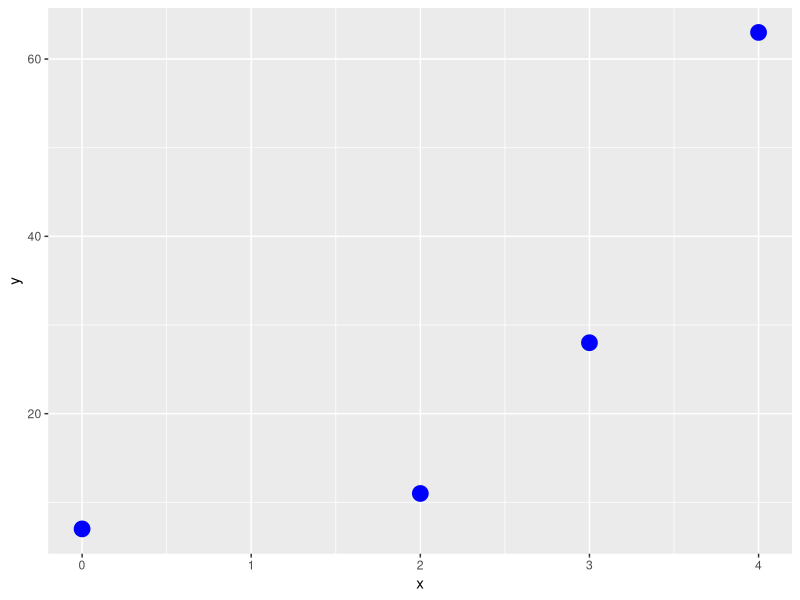
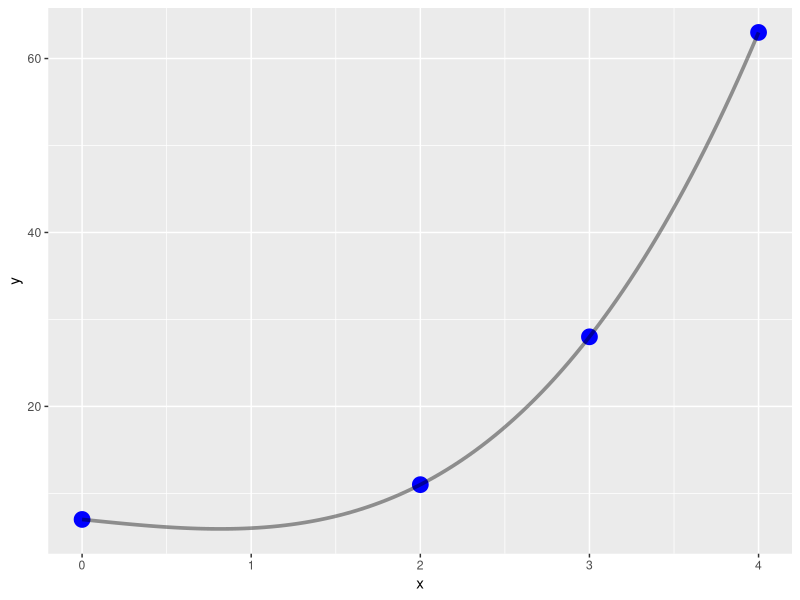

The R script that drew these images, in order:
## ---- chunk 1
library(ggplot2)

x <- c(0, 2, 3, 4)
y <- c(7, 11, 28, 63)

dat <- data.frame(cbind(x, y))

ggplot(dat, aes(x=x, y=y)) + geom_point(size=5, col='blue')
## ---- chunk 2
library(polynom)
## ---- chunk 3
poly.calc(x, y)
## ---- chunk 4
f <- function(x) {
  return(x^3 - 2 * x + 7)
}

ggplot(dat, aes(x=x, y=y)) + 
  geom_point(size=5, col='blue') + 
  stat_function(fun = f, size=1.25, alpha=0.4)
